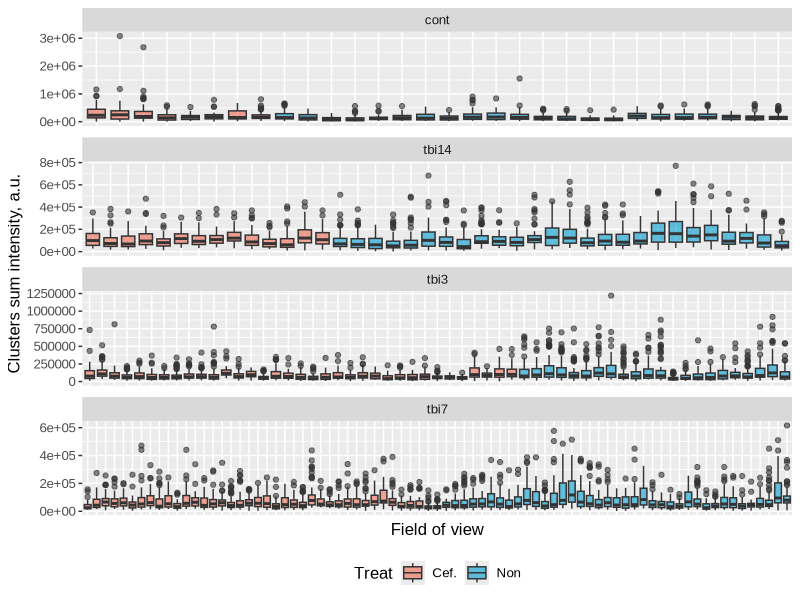
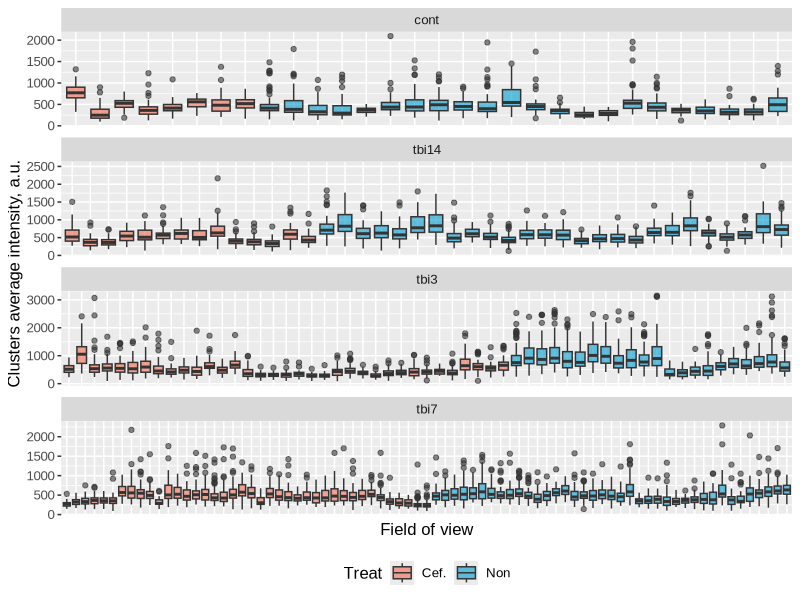
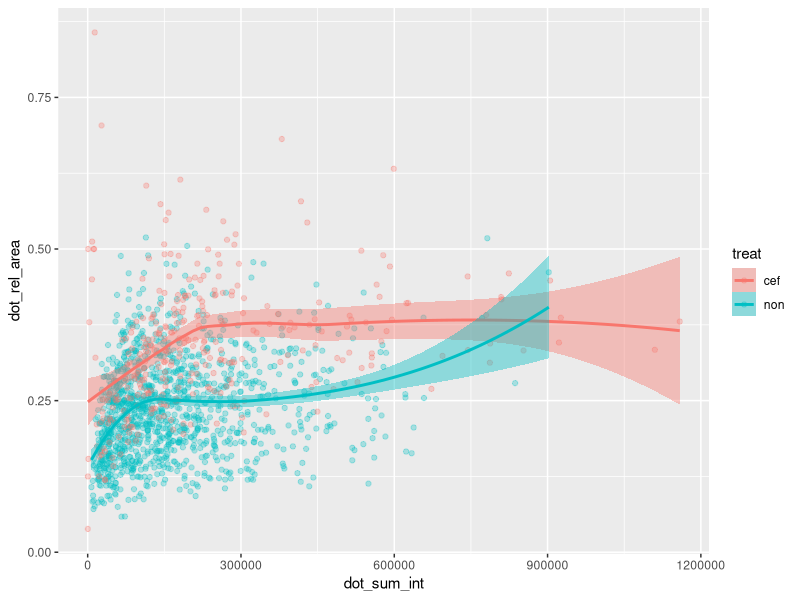
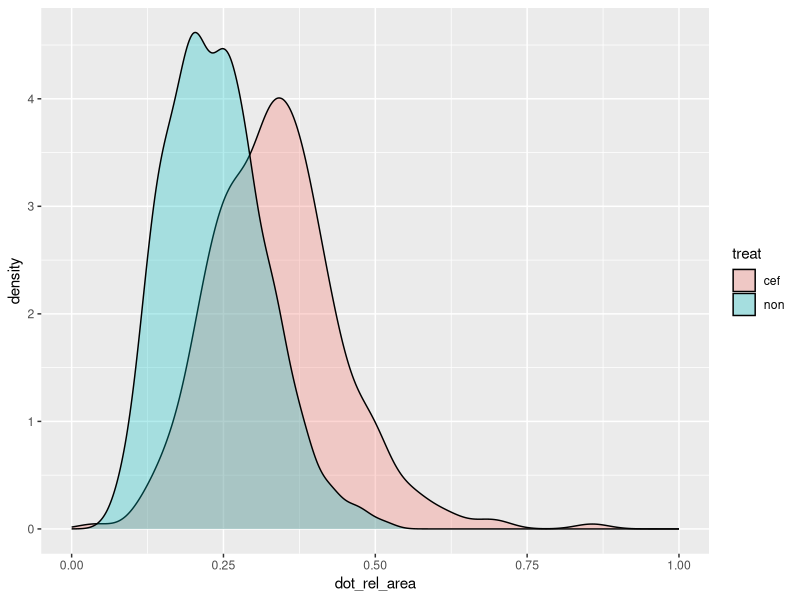
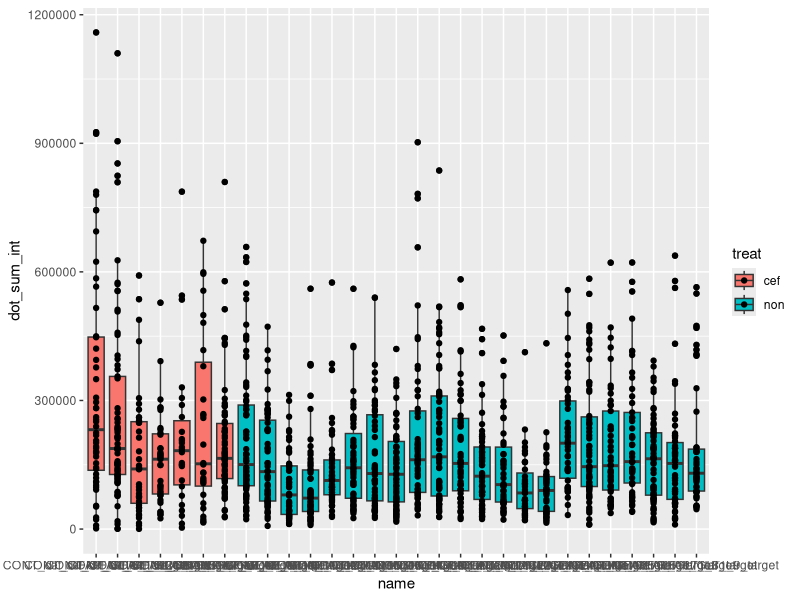
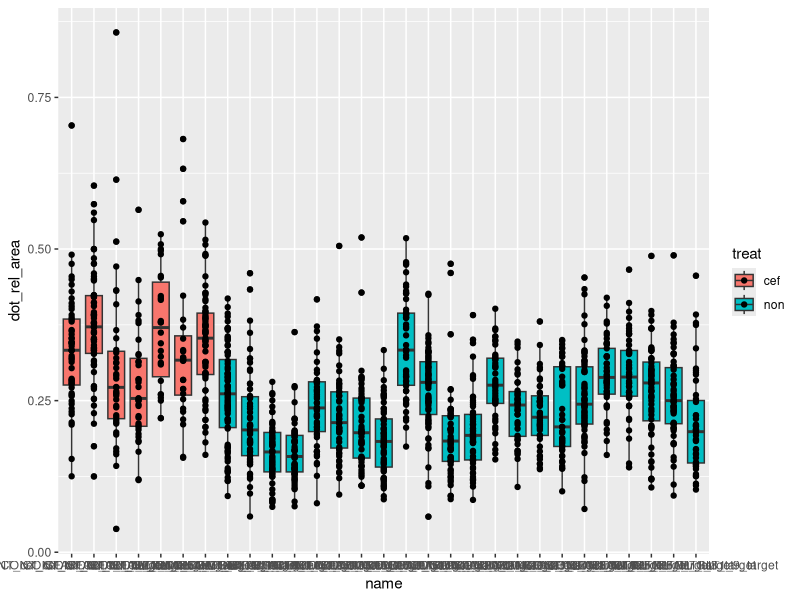
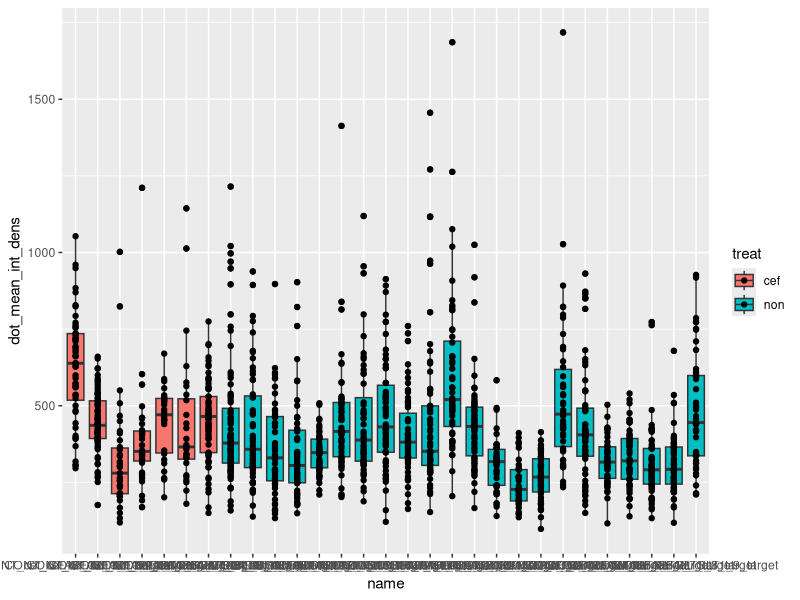
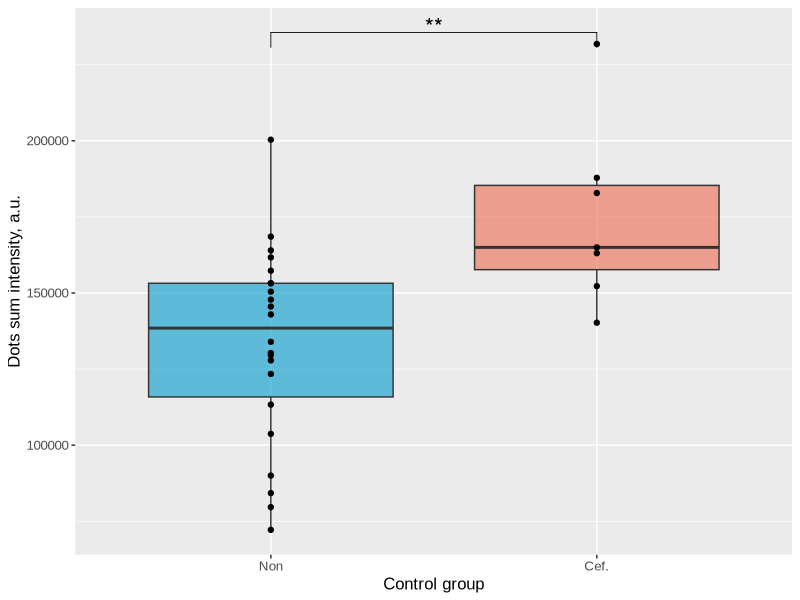

Write R code to recreate these figures, in order.
# GLT in astrocytes
#
# COLUMNS FROM PLUGIN
# cell_row = [glt_img.name,                        # id
#             group,                               # group
#             a_region.label,                      # cell_num
#             one_cell_area,                       # cell_area
#             one_dot_num,                         # dot_num
#             one_dot_area,                        # dot_area  це сумарна площа на один астроцит, тобто це не можна використати як параметр окремої точки
#             round(one_dot_rel_area, 3),          # dot_rel_area
#             one_dot_sum_int,                     # dot_sum_int
#             int(one_dot_mean_int),               # dot_mean_int
#             int(one_dot_sum_int / one_dot_num),  # dot_men_int_per_dot
#             int(one_dot_mean_int_dens)]          # dot_mean_int_dens

library(dplyr)
library(tidyr)
library(purrr)
library(forcats)
library(readr)
library(rstatix)
library(gridExtra)
library(ggplot2)
library(ggpubr)
library(cowplot)
library(ggsci)


setwd('/home/wisstock/bio_note/projects/PhD/9_2024_GLT_in_TBI/exp/2025_08_23_glt_in_astrocytes')

df <- read.csv('astrocyte_count.csv') %>%
  select(-id) %>%
  mutate(dot_rel_area = parse_number(dot_rel_area, locale = locale(decimal_mark = ","))) %>%
  mutate_if(is.character, as.factor) %>%
  mutate(dot_rel_area = dot_area / cell_area)

df.ctrl <- df %>%
  filter(group == 'cont') %>%
  droplevels() %>%
  select(-group) %>%
  filter(dot_rel_area < 1,
         dot_sum_int < 1.5e+06) %>%
  droplevels()

# plots settings
font.size <- 12  # 19
font.fam <- 'Arial'
box.alpha <- 0.6

cef.color <- 'coral2' 
non.color <- 'deepskyblue3' 


##### FOV PLOTS ######

boxplot_fov_fot_int <- ggplot(data = df,
       aes(x = name, y = dot_sum_int, fill = treat)) +
  geom_boxplot(alpha = box.alpha) +
  scale_fill_manual(name = "Treat",
                    labels = c("Cef.", "Non"),
                    values = c('cef' = cef.color, 'non' = non.color)) +
  scale_x_discrete(labels = c('Non', 'Cef.')) +
  labs(x = 'Field of view',
       y = 'Clusters sum intensity, a.u.') +
  theme(axis.text.x=element_blank(),
        axis.ticks.x=element_blank(),
        legend.position = 'bottom',
        text=element_text(size = font.size, family = font.fam),) +
  facet_wrap(~group, nrow = 4, scale = 'free')

boxplot_fov_fot_int
save_plot('boxplot_fov_fot_int.png', boxplot_fov_fot_int,
          base_width = 7.5, base_height = 9, dpi = 300)  # set up plot aspect ratio here


boxplot_fov_avg_int <- ggplot(data = df,
                              aes(x = name, y = dot_mean_int, fill = treat)) +
  geom_boxplot(alpha = box.alpha) +
  scale_fill_manual(name = "Treat",
                    labels = c("Cef.", "Non"),
                    values = c('cef' = cef.color, 'non' = non.color)) +
  scale_x_discrete(labels = c('Non', 'Cef.')) +
  labs(x = 'Field of view',
       y = 'Clusters average intensity, a.u.') +
  theme(axis.text.x=element_blank(),
        axis.ticks.x=element_blank(),
        legend.position = 'bottom',
        text=element_text(size = font.size, family = font.fam),) +
  facet_wrap(~group, nrow = 4, scale = 'free')

boxplot_fov_avg_int
save_plot('boxplot_fov_avg_int.png', boxplot_fov_avg_int,
          base_width = 7.5, base_height = 9, dpi = 300)  # set up plot aspect ratio here


##### CTRL TEST #####
# RAW

ggplot(data = df.ctrl,
       aes(x = dot_sum_int, y = dot_rel_area,
           color = treat, fill = treat)) +
  geom_point(alpha = .3) +
  geom_smooth(method = 'loess', se = TRUE, span = 0.85)


ggplot(data = df.ctrl,
       aes(x = dot_rel_area, fill = treat)) +
  geom_density(alpha = .3) +
  scale_x_continuous(limits = c(0,1))




ggplot(data = df.ctrl,
       aes(x = name, y = dot_sum_int, fill = treat)) +
  geom_boxplot() +
  geom_point()

df.ctrl %>%
  group_by(treat) %>%
  kruskal_test(dot_sum_int ~ name) %>%
  add_significance()

df.ctrl %>%
  wilcox_test(dot_sum_int ~ treat) %>%
  add_significance()


ggplot(data = df.ctrl,
       aes(x = name, y = dot_rel_area, fill = treat)) +
  geom_boxplot() +
  geom_point()

df.ctrl %>%
  group_by(treat) %>%
  kruskal_test(dot_rel_area ~ name) %>%
  add_significance()

df.ctrl %>%
  wilcox_test(dot_rel_area ~ treat) %>%
  add_significance()


# dot mean
ggplot(data = df.ctrl,
       aes(x = name, y = dot_mean_int_dens, fill = treat)) +
  geom_boxplot() +
  geom_point()

df.ctrl %>%
  wilcox_test(dot_mean_int_dens ~ treat) %>%
  add_significance()

###### MEDIAN CTRL BOXPLOTS ==>> FIN PLOTS <<== #####
df.ctrl.med <- df.ctrl %>%
  group_by(name) %>%
  mutate(med_dot_mean_int = median(dot_mean_int_dens),
         med_dot_sum_int = median(dot_sum_int),
         med_dot_area = median(dot_rel_area),
         med_dot_num = median(dot_num)) %>%
  select(name, treat, med_dot_sum_int, med_dot_area, med_dot_num, med_dot_mean_int) %>%
  distinct() %>%
  droplevels() %>%
  ungroup()

df.ctrl.med.summary <- df.ctrl.med %>%
  group_by(treat) %>%
  summarise(dot_mean_int_median = median(med_dot_mean_int),
            dot_mean_int_iqr = IQR(med_dot_mean_int),
            dot_sum_int_median = median(med_dot_sum_int),
            dot_sum_int_iqr = IQR(med_dot_sum_int),
            dot_area_median = median(med_dot_area),
            dot_area_iqr = IQR(med_dot_area),
            slices = n())
write_csv(df.ctrl.med.summary, 'summary_ctrl_groups.csv')
remove(df.ctrl.med.summary)


med_dot_sum_stat <- df.ctrl.med %>%
  wilcox_test(med_dot_sum_int ~ treat) %>%
  add_significance() %>%
  add_xy_position()

boxplot_med_dot_sum_int <- ggplot(data = df.ctrl.med,
       aes(x = fct_relevel(treat, 'non', 'cef'), y = med_dot_sum_int)) +
  geom_boxplot(aes(fill = treat), alpha = box.alpha) +
  stat_pvalue_manual(data = med_dot_sum_stat, size = font.size-6) +
  geom_point() +
  scale_fill_manual(name = "Treat",
                     labels = c("Cef.", "Non"),
                     values = c('cef' = cef.color, 'non' = non.color)) +
    scale_x_discrete(labels = c('Non', 'Cef.')) +
    labs(x = 'Control group', y = 'Dots sum intensity, a.u.') +
    theme(text=element_text(size = font.size, family = font.fam),
          legend.position = 'None')

boxplot_med_dot_sum_int
save_plot('boxplot_med_dot_sum_int.png', boxplot_med_dot_sum_int,
          base_width = 3.5, base_height = 5, dpi = 300)  # set up plot aspect ratio here

remove(boxplot_med_dot_sum_int, med_dot_sum_stat)



med_dot_area_stat <- df.ctrl.med %>%
  wilcox_test(med_dot_area ~ treat) %>%
  add_significance() %>%
  add_xy_position()

boxplot_med_dot_area <- ggplot(data = df.ctrl.med,
       aes(x = fct_relevel(treat, 'non', 'cef'), y = med_dot_area)) +
  geom_boxplot(aes(fill = treat), alpha = box.alpha) +
  stat_pvalue_manual(data = med_dot_area_stat, size = font.size-6) +
  geom_point() +
  scale_fill_manual(name = "Treat",
                    labels = c("Cef.", "Non"),
                    values = c('cef' = cef.color, 'non' = non.color)) +
  scale_x_discrete(labels = c('Non', 'Cef.')) +
  labs(x = 'Control group', y = 'Relative dots area') +
  theme(text=element_text(size = font.size, family = font.fam),
        legend.position = 'None')

boxplot_med_dot_area
save_plot('boxplot_med_dot_area.png', boxplot_med_dot_area,
          base_width = 3.5, base_height = 5, dpi = 300)  # set up plot aspect ratio here

remove(boxplot_med_dot_area, med_dot_area_stat)



med_dot_mean_stat <- df.ctrl.med %>%
  wilcox_test(med_dot_mean_int ~ treat) %>%
  add_significance() %>%
  add_xy_position()

boxplot_med_dot_mean_int <- ggplot(data = df.ctrl.med,
       aes(x = fct_relevel(treat, 'non', 'cef'), y = med_dot_mean_int)) +
  geom_boxplot(aes(fill = treat), alpha = box.alpha) +
  geom_point() +
  stat_pvalue_manual(data = med_dot_mean_stat, size = font.size-6) +
  scale_fill_manual(name = "Treat",
                    labels = c("Cef.", "Non"),
                    values = c('cef' = cef.color, 'non' = non.color)) +
  scale_x_discrete(labels = c('Non', 'Cef.')) +
  labs(x = 'Control group', y = 'Dots average intensity, a.u.') +
  theme(text=element_text(size = font.size, family = font.fam),
        legend.position = 'None')

boxplot_med_dot_mean_int
save_plot('boxplot_med_dot_mean_int.png', boxplot_med_dot_mean_int,
          base_width = 3.5, base_height = 5, dpi = 300)  # set up plot aspect ratio here

remove(boxplot_med_dot_mean_int, med_dot_mean_stat)


##### EXP MED STAT #####
# RAW
df.tbi <-  df %>%
  filter(group != 'cont') %>%
  droplevels()

ggplot(data = df.tbi,
       aes(x = name, y = dot_sum_int, fill = treat)) +
  geom_boxplot() +
  facet_wrap(~group, scales = "free_x")

ggplot(data = df.tbi,
       aes(x = name, y = dot_rel_area, fill = treat)) +
  geom_boxplot() +
  facet_wrap(~group, scales = "free_x")

ggplot(data = df.tbi,
       aes(x = name, y = dot_mean_int_dens, fill = treat)) +
  geom_boxplot() +
  facet_wrap(~group, scales = "free_x")


# ggplot(data = df.tbi,
#        aes(x = dot_sum_int, y = dot_rel_area)) +
#   geom_point(aes(color = treat, fill = treat), alpha = .3) +
#   geom_smooth(aes(group = treat), method = 'loess', se = TRUE, span = 0.85) +
#   facet_wrap(~group, scales = "free_x")




###### MED STAT #####
df.tbi.med <- df.tbi %>%
  group_by(name) %>%
  mutate(med_dot_mean_int = median(dot_mean_int_dens),
         med_dot_sum_int = median(dot_sum_int),
         med_dot_area = median(dot_rel_area),
         med_dot_num = median(dot_num)) %>%
  select(name, treat, group, med_dot_sum_int, med_dot_area, med_dot_num, med_dot_mean_int) %>%
  distinct() %>%
  droplevels() %>%
  ungroup() %>%
  filter(!(med_dot_area < 0.1 & group == 'tbi14')) %>%
  mutate(group = factor(group, levels = c('cont', 'tbi3', 'tbi7', 'tbi14')))


df.tbi.med.summary <- df.tbi.med %>%
  group_by(treat, group) %>%
  summarise(dot_mean_int_median = median(med_dot_mean_int),
            dot_mean_int_iqr = IQR(med_dot_mean_int),
            dot_sum_int_median = median(med_dot_sum_int),
            dot_sum_int_iqr = IQR(med_dot_sum_int),
            dot_area_median = median(med_dot_area),
            dot_area_iqr = IQR(med_dot_area),
            slices = n())
write_csv(df.tbi.med.summary, 'summary_gfap_tbi_groups.csv')
remove(df.tbi.med.summary)

df.ctrl.non.med <- df.ctrl.med %>%
  filter(treat != 'cef') %>%
  mutate(group = 'cont')

df.ctrl.non.med.2nd <- df.ctrl.med %>%
  filter(treat != 'cef') %>%
  mutate(group = 'cont', treat = 'cef')

ctrl.non.val <- df.ctrl.med %>%
  filter(treat != 'cef') %>%
  select(where(is.numeric), -med_dot_num) %>%
  summarise_all(list(median, IQR))

df.tbi.ctrl.med <- rbind(df.tbi.med, df.ctrl.non.med, df.ctrl.non.med.2nd) %>%
  mutate(group = factor(group, levels = c('cont', 'tbi3', 'tbi7', 'tbi14')))

ggplot(data = df.tbi.ctrl.med,
       aes(x = group, y = med_dot_sum_int, fill = treat)) +
  geom_boxplot() +
  geom_point() +
  facet_wrap(~treat)

ggplot(data = df.tbi.ctrl.med,
       aes(x = group, y = med_dot_mean_int, fill = treat)) +
  geom_boxplot() +
  geom_point() +
  facet_wrap(~treat)

ggplot(data = df.tbi.med,
       aes(x = group, y = med_dot_area, fill = treat)) +
  geom_boxplot() +
  geom_point() +
  facet_wrap(~treat)


###### STAT CTRL vs GROUP #####
df.tbi.ctrl.med %>%
  group_by(treat) %>%
  pairwise_wilcox_test(med_dot_sum_int ~ group, ref.group = 'cont')

df.tbi.ctrl.med %>%
  group_by(treat) %>%
  pairwise_wilcox_test(med_dot_mean_int ~ group, ref.group = 'cont')

df.tbi.ctrl.med %>%
  group_by(treat) %>%
  pairwise_wilcox_test(med_dot_area ~ group, ref.group = 'cont')


###### VAL vs TREAT in TBI #####
df.tbi.med %>%
  group_by(group) %>%
  wilcox_test(med_dot_sum_int ~ treat) %>%
  add_significance()

df.tbi.med %>%
  group_by(group) %>%
  wilcox_test(med_dot_area ~ treat) %>%
  add_significance()

df.tbi.med %>%
  group_by(group) %>%
  wilcox_test(med_dot_mean_int ~ treat) %>%
  add_significance()

###### TIME LINES ==>> FIN PLOTS <<== #####
# mean dot int
plot_med_dot_mean_int <- ggplot(data = df.tbi.med,
       aes(x = group, y = med_dot_mean_int,
           color = treat, group = treat)) +
  geom_hline(yintercept = 354.75, linetype = 'dashed') +
  stat_summary(fun = median,
               geom = 'line', size = 1.25) +
  stat_summary(fun = median,
               geom = 'point', size = 2.5) +
  stat_summary(fun.min = function(z) { quantile(z,0.25) },
               fun.max = function(z) { quantile(z,0.75) },
               fun = median,
               geom = 'errorbar', width = .1, size = 0.75) +
  scale_color_manual(name = "Treat",
                     labels = c("Cef.", "Non"),
                     values = c('cef' = cef.color, 'non' = non.color)) +
  scale_x_discrete(labels = c('3d afrer TBI', '7d afrer TBI', '14d afrer TBI')) +
  labs(x = 'Group', y = 'Median of dots averaged intensity, a.u.') +
  theme(text=element_text(size = font.size, family = font.fam))

plot_med_dot_mean_int
save_plot('plot_med_dot_mean_intt.png', plot_med_dot_mean_int,
          base_width = 4.5, base_height = 5, dpi = 300)  # set up plot aspect ratio here


# mean sum int
plot_med_dot_sum_int <- ggplot(data = df.tbi.med,
       aes(x = group, y = med_dot_sum_int,
           color = treat, group = treat)) +
  geom_hline(yintercept = 138463.5, linetype = 'dashed') +
  stat_summary(fun = median,
               geom = 'line', size = 1.25) +
  stat_summary(fun = median,
               geom = 'point', size = 2.5) +
  stat_summary(fun.min = function(z) { quantile(z,0.25) },
               fun.max = function(z) { quantile(z,0.75) },
               fun = median,
               geom = 'errorbar', width = .1, size = 0.75) +
  scale_color_manual(name = "Treat",
                     labels = c("Cef.", "Non"),
                     values = c('cef' = cef.color, 'non' = non.color)) +
  scale_x_discrete(labels = c('3d afrer TBI', '7d afrer TBI', '14d afrer TBI')) +
  labs(x = 'Group', y = 'Median of dots sum intensity, a.u.') +
  theme(text=element_text(size = font.size, family = font.fam))

plot_med_dot_sum_int
save_plot('plot_med_dot_sum_int.png', plot_med_dot_sum_int,
          base_width = 4.5, base_height = 5, dpi = 300)  # set up plot aspect ratio here

# mean sum int
plot_med_dot_area <- ggplot(data = df.tbi.med,
       aes(x = group, y = med_dot_area,
           color = treat, group = treat)) +
  geom_hline(yintercept = 0.23, linetype = 'dashed') +
  stat_summary(fun = median,
               geom = 'line', size = 1.25) +
  stat_summary(fun = median,
               geom = 'point', size = 2.5) +
  stat_summary(fun.min = function(z) { quantile(z,0.25) },
               fun.max = function(z) { quantile(z,0.75) },
               fun = median,
               geom = 'errorbar', width = .1, size = 0.75) +
  scale_color_manual(name = "Treat",
                       labels = c("Cef.", "Non"),
                     values = c('cef' = cef.color, 'non' = non.color)) +
  scale_x_discrete(labels = c('3d afrer TBI', '7d afrer TBI', '14d afrer TBI')) +
  labs(x = 'Group', y = 'Median of the relative dots area') +
  theme(text=element_text(size = font.size, family = font.fam))

plot_med_dot_area
save_plot('plot_median_dot_area.png', plot_med_dot_area,
          base_width = 4.5, base_height = 5, dpi = 300)  # set up plot aspect ratio here

###### TBI LINE PLOT ######
plot_area_vs_sum <- ggplot(data = df.tbi %>% filter(group == 'tbi3'),
       aes(x=dot_rel_area, y = dot_sum_int, color = treat)) +
  geom_point(alpha = .1) +
  geom_smooth(method = 'lm', se = FALSE) +
  labs(x = 'Relative dots area', y = 'Dots sum intensity, a.u.') +
  scale_color_manual(name = "Treat",
                     labels = c("Cef.", "Non"),
                     values = c('cef' = cef.color, 'non' = non.color)) +
  scale_y_continuous(limits = c(0, 500000)) +                            # set up y limits here
  theme(text=element_text(size = font.size, family = font.fam))

plot_area_vs_sum
save_plot('plot_plot_area_vs_sum.png', plot_area_vs_sum,
          base_width = 4.5, base_height = 5, dpi = 300)  # set up plot aspect ratio here
